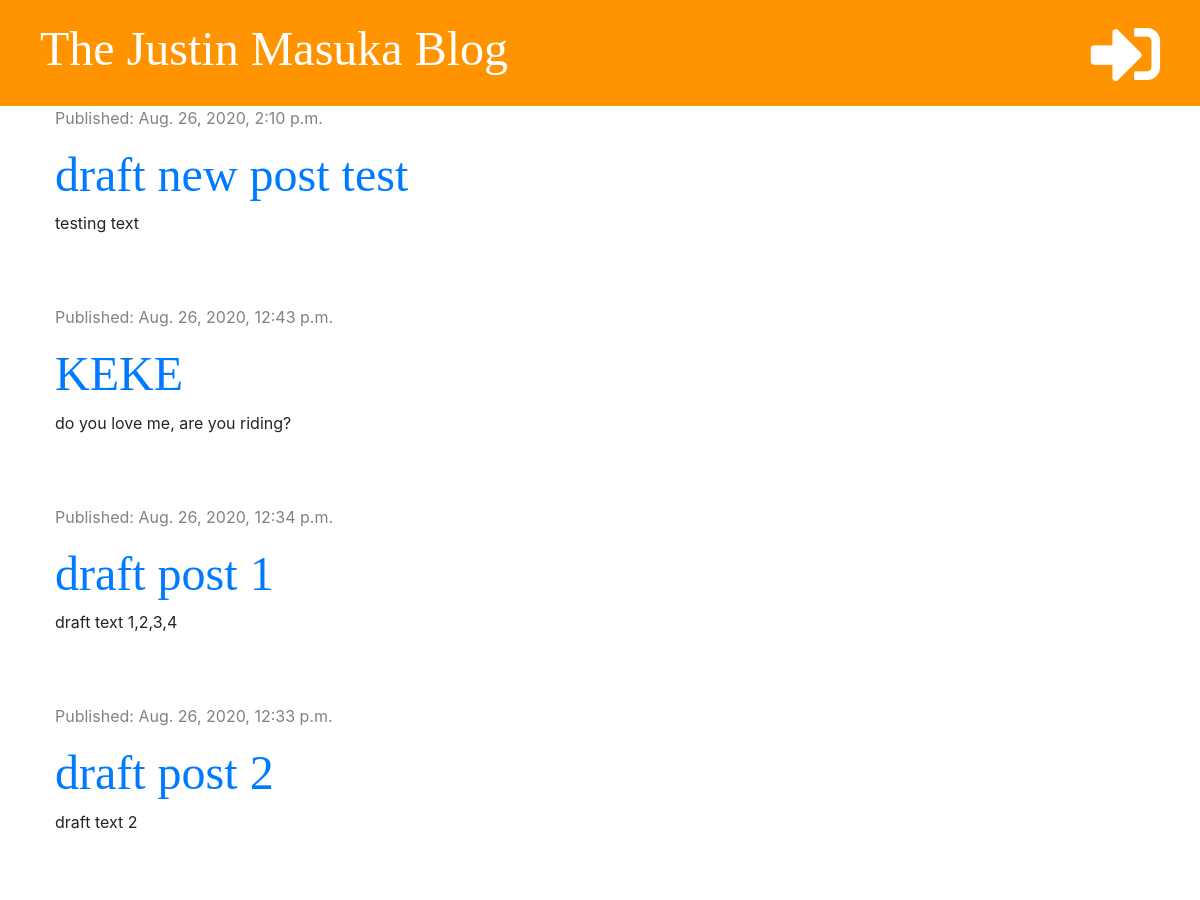
The app's page / (upper part), older data.
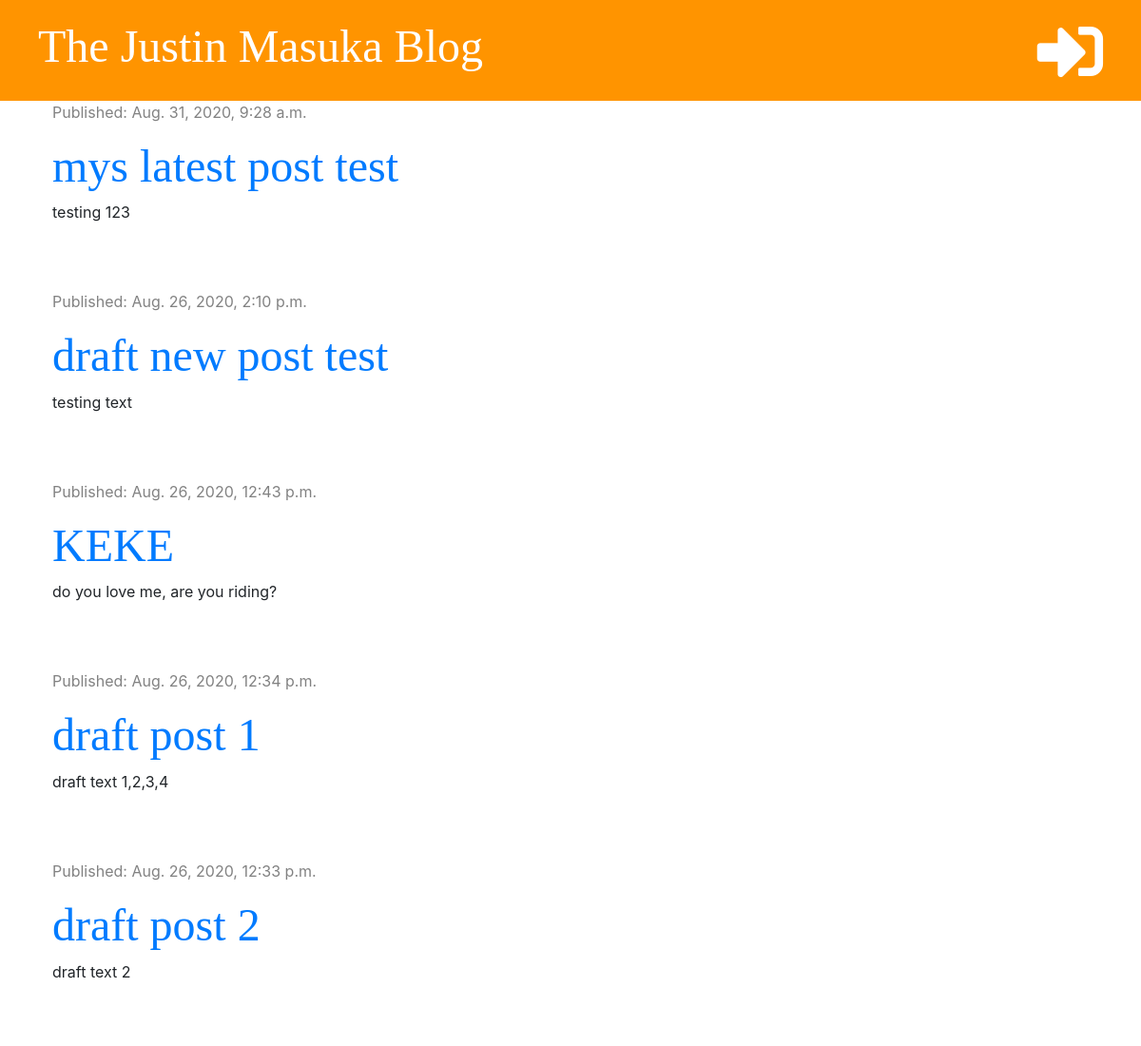
The same page, newer data.
### blog/models.py (models this page shows, shortened)
class Post(models.Model):
    author = models.ForeignKey('auth.User', on_delete=models.CASCADE)
    title = models.CharField(max_length=200)
    text = models.TextField()
    created_date = models.DateTimeField(default=timezone.now)
    published_date = models.DateTimeField(blank=True, null=True)

### blog/views.py (the view)
def post_list(request):
    posts = Post.objects.filter(published_date__lte=timezone.now()).order_by('-published_date')
    stuff_for_frontend = {'posts': posts}
    return render(request, 'blog/post_list.html', stuff_for_frontend)

### blog/templates/blog/post_list.html (shortened to what this page needs)
{% extends 'blog/base.html' %}
{% block content %}
    {% for post in posts %}
        <div class="post">
            <div class="date">
                <p>Published: {{post.published_date}}</p>
            </div>
            <h2><a href="{% url 'post_detail' pk=post.pk %}">{{ post.title }}</a></h2>
            <p>{{ post.text|truncatechars:50|linebreaksbr }}</p>
        </div>
    {% endfor %}
{% endblock %}

Row changes from the older to the newer data that the page shows:
added Post: published_date "Aug. 31, 2020, 9:28 a.m.", title "mys latest post test", text "testing 123"
